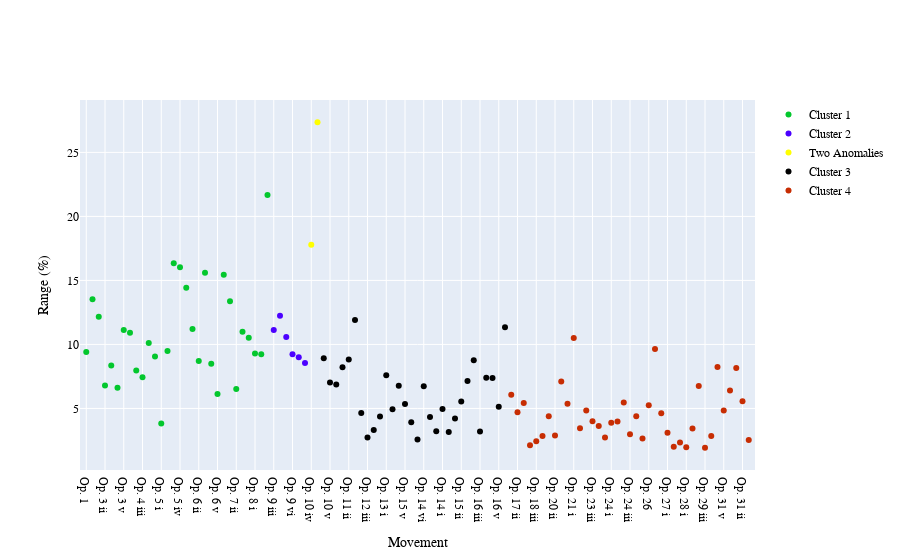

The code cell stored with this chart in its notebook:
### Markdown cell above
# Figure 2
Hover over any point on the plot to view detailed data.

### Code cell
import csv
import pandas as pd
import chart_studio.plotly as py
import plotly.graph_objects as go
from plotly.offline import iplot, init_notebook_mode
init_notebook_mode(connected=True)
import plotly.express as px
from IPython.display import Image
url = 'https://raw.githubusercontent.com/joshua-ballance/Testing/master/metadata.csv'
metadata = pd.read_csv(url, error_bad_lines=False, index_col='Title')
url2 = 'https://raw.githubusercontent.com/joshua-ballance/Testing/master/pitchclassprofile.csv'
data2 = pd.read_csv(url2, error_bad_lines=False, index_col=0)
data2 = data2.iloc[12:13 , :]
revisedData = metadata.iloc[:, 8:9]
revisedData['Range'] = data2.values.flat
revisedData = revisedData.sort_values('Chronological Position')
revisedData = revisedData.drop(columns='Chronological Position')
cluster1 = revisedData.iloc[0:30, :]
cluster2 = revisedData.iloc[30:36, :]
cluster3 = revisedData.iloc[36:38, :]
cluster4 = revisedData.iloc[38:68, :]
cluster5 = revisedData.iloc[68:, :]
fig = go.Figure()
fig.add_trace(go.Scatter(x = cluster1.index, y = cluster1.values.flat, mode='markers', marker_color='rgb(3,199,45)', name='Cluster 1'))
fig.add_trace(go.Scatter(x = cluster2.index, y = cluster2.values.flat, mode='markers', marker_color='rgb(75,0,255)', name='Cluster 2'))
fig.add_trace(go.Scatter(x = cluster3.index, y = cluster3.values.flat, mode='markers', marker_color='rgb(255,255,0)', name='Two Anomalies'))
fig.add_trace(go.Scatter(x = cluster4.index, y = cluster4.values.flat, mode='markers', marker_color='rgb(0,0,0)', name='Cluster 3'))
fig.add_trace(go.Scatter(x = cluster5.index, y = cluster5.values.flat, mode='markers', marker_color='rgb(199,45,3)', name='Cluster 4'))
fig.update_layout(xaxis=(dict(title={'text': 'Movement'})))
fig.update_layout(yaxis=(dict(title={'text': 'Range (%)'})))
fig.update_layout(font=dict(family="Times New Roman, monospace", size=12, color='rgb(0,0,0)'))
fig.update_xaxes(range=[-1, 107])
fig.show()

### Figure 1 — Plotly figure (JSON) as saved in the notebook; plotly's stock layout.template omitted (floating-point values rounded to 4 significant figures)
{"data": [{"marker": {"color": "rgb(3,199,45)"}, "mode": "markers", "name": "Cluster 1", "type": "scatter", "x": ["Op. 1", "Op. 2", "Op. 3 i", "Op. 3 ii", "Op. 3 iii", "Op. 3 iv", "Op. 3 v", "Op. 4 i", "Op. 4 ii", "Op. 4 iii", "Op. 4 iv", "Op. 4 v", "Op. 5 i", "Op. 5 ii", "Op. 5 iii", "Op. 5 iv", "Op. 5 v", "Op. 6 i", "Op. 6 ii", "Op. 6 iii", "Op. 6 iv", "Op. 6 v", "Op. 6 vi", "Op. 7 i", "Op. 7 ii", "Op. 7 iii", "Op. 7 iv", "Op. 8 i", "Op. 8 ii", "Op. 10 i"], "y": [9.402, 13.52, 12.17, 6.786, 8.363, 6.608, 11.12, 10.91, 7.967, 7.443, 10.12, 9.064, 3.826, 9.481, 16.34, 16.03, 14.42, 11.21, 8.715, 15.59, 8.486, 6.129, 15.44, 13.36, 6.514, 10.99, 10.52, 9.287, 9.231, 21.68]}, {"marker": {"color": "rgb(75,0,255)"}, "mode": "markers", "name": "Cluster 2", "type": "scatter", "x": ["Op. 9 iii", "Op. 9 iv", "Op. 9 v", "Op. 9 vi", "Op. 10 ii", "Op. 9 i"], "y": [11.13, 12.24, 10.58, 9.233, 9.008, 8.545]}, {"marker": {"color": "rgb(255,255,0)"}, "mode": "markers", "name": "Two Anomalies", "type": "scatter", "x": ["Op. 10 iv", "Op. 10 iii"], "y": [17.78, 27.36]}, {"marker": {"color": "rgb(0,0,0)"}, "mode": "markers", "name": "Cluster 3", "type": "scatter", "x": ["Op. 9 ii", "Op. 10 v", "Op. 13 ii", "Op. 11 i", "Op. 11 ii", "Op. 11 iii", "Op. 12 i", "Op. 12 iii", "Op. 12 iv", "Op. 12 ii", "Op. 13 i", "Op. 14 iv", "Op. 13 iii", "Op. 15 v", "Op. 13 iv", "Op. 14 iii", "Op. 14 vi", "Op. 14 v", "Op. 14 ii", "Op. 14 i", "Op. 15 i", "Op. 15 iii", "Op. 15 ii", "Op. 15 iv", "Op. 16 ii", "Op. 16 iii", "Op. 16 iv", "Op. 17 i", "Op. 16 v", "Op. 16 i"], "y": [8.912, 7.018, 6.872, 8.209, 8.814, 11.91, 4.642, 2.737, 3.313, 4.363, 7.59, 4.93, 6.779, 5.339, 3.923, 2.577, 6.738, 4.335, 3.22, 4.965, 3.159, 4.221, 5.537, 7.143, 8.756, 3.202, 7.396, 7.384, 5.135, 11.35]}, {"marker": {"color": "rgb(199,45,3)"}, "mode": "markers", "name": "Cluster 4", "type": "scatter", "x": ["Op. 17 iii", "Op. 17 ii", "Op. 18 i", "Op. 18 ii", "Op. 18 iii", "Op. 19 i", "Op. 19 ii", "Op. 20 ii", "Op. 20 i", "Op. 21 ii", "Op. 21 i", "Op. 22 ii", "Op. 22 i", "Op. 23 iii", "Op. 23 ii", "Op. 23 i", "Op. 24 i", "Op. 25 i", "Op. 24 ii", "Op. 24 iii", "Op. 25 iii", "Op. 25 ii", "Op. 26", "Op. 27 ii", "Op. 27 iii", "Op. 27 i", "Op. 28 ii", "Op. 28 iii", "Op. 28 i", "Op. 29 ii", "Op. 29 i", "Op. 29 iii", "Op. 30", "Op. 31 iv", "Op. 31 v", "Op. 31 vi", "Op. 31 i", "Op. 31 ii", "Op. 31 iii"], "y": [6.066, 4.695, 5.43, 2.127, 2.436, 2.838, 4.392, 2.887, 7.109, 5.361, 10.51, 3.462, 4.848, 4.007, 3.62, 2.721, 3.885, 3.975, 5.46, 2.989, 4.386, 2.66, 5.249, 9.639, 4.615, 3.102, 2.009, 2.339, 1.964, 3.425, 6.762, 1.93, 2.852, 8.234, 4.846, 6.394, 8.152, 5.564, 2.527]}], "layout": {"font": {"color": "rgb(0,0,0)", "family": "Times New Roman, monospace", "size": 12}, "xaxis": {"range": [-1, 107], "title": {"text": "Movement"}}, "yaxis": {"title": {"text": "Range (%)"}}}}
